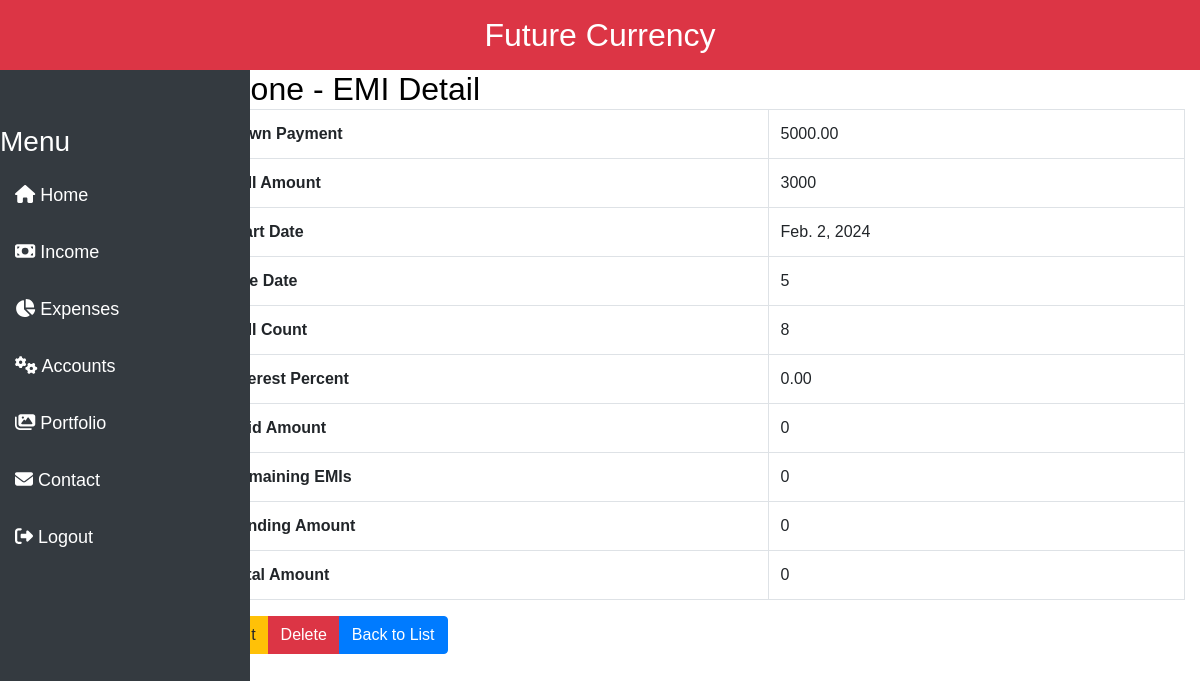
The app's page /expenses/emi/1/ (signed in) with its own data.
### expenses/models.py (models this page shows, shortened)
class Emi(models.Model):
    DAY_CHOICES = [(i, str(i)) for i in range(1, 31)]
    HOWMANYTINME = [(i, str(i)) for i in range(1, 180)]
    user = models.ForeignKey(User, on_delete=models.CASCADE)
    product_name = models.CharField(max_length=100)
    down_payment = models.DecimalField(max_digits=10, decimal_places=2)
    emi_amount = models.IntegerField()
    start_date = models.DateField()
    due_date = models.PositiveIntegerField(choices=DAY_CHOICES, help_text="On which Day it will get Debit")
    emi_count = models.PositiveIntegerField(choices=HOWMANYTINME, help_text="Number Of Total EMI.")
    interest_percent = models.DecimalField(max_digits=5, decimal_places=2, help_text="Interest percentage")

class EmiBalance(models.Model):
    emi = models.OneToOneField(Emi, on_delete=models.CASCADE)
    paid_amount = models.IntegerField(default=0)
    remaining_emis = models.PositiveIntegerField(default=0)
    pending_amount = models.IntegerField(default=0)
    total_amount = models.IntegerField(default=0)

### expenses/views.py (the view)
# urls.py: path('emi/<int:pk>/', emi_detail, name='emi_detail'),
@login_required_view
def emi_detail(request, pk):
    emi = get_object_or_404(Emi, pk=pk)
    return render(request, 'expenses/emi_detail.html', {'emi': emi})

### expenses/templates/expenses/emi_detail.html
{% extends 'core/base.html' %}
{% block content %}
  <h2>{{ emi.product_name }} - EMI Detail</h2>
  <table class="table table-bordered">
    <tbody>
      <tr>
        <th scope="row">Down Payment</th>
        <td>{{ emi.down_payment }}</td>
      </tr>
      <tr>
        <th scope="row">EMI Amount</th>
        <td>{{ emi.emi_amount }}</td>
      </tr>
      <tr>
        <th scope="row">Start Date</th>
        <td>{{ emi.start_date }}</td>
      </tr>
      <tr>
        <th scope="row">Due Date</th>
        <td>{{ emi.due_date }}</td>
      </tr>
      <tr>
        <th scope="row">EMI Count</th>
        <td>{{ emi.emi_count }}</td>
      </tr>
      <tr>
        <th scope="row">Interest Percent</th>
        <td>{{ emi.interest_percent }}</td>
      </tr>
      <tr>
        <th scope="row">Paid Amount</th>
        <td>{{ emi.emibalance.paid_amount }}</td>
      </tr>
      <tr>
        <th scope="row">Remaining EMIs</th>
        <td>{{ emi.emibalance.remaining_emis }}</td>
      </tr>
      <tr>
        <th scope="row">Pending Amount</th>
        <td>{{ emi.emibalance.pending_amount }}</td>
      </tr>
      <tr>
        <th scope="row">Total Amount</th>
        <td>{{ emi.emibalance.total_amount }}</td>
      </tr>
    </tbody>
  </table>
  <div class="btn-group" role="group" aria-label="EMI Actions">
    <a href="{% url 'emi_update' pk=emi.pk %}" class="btn btn-warning">Edit</a>
    <a href="{% url 'emi_delete' pk=emi.pk %}" class="btn btn-danger">Delete</a>
    <a href="{% url 'expense-home' %}" class="btn btn-primary">Back to List</a>
  </div>
{% endblock %}

### core/templates/core/base.html (shortened to what this page needs)
<!DOCTYPE html>
<html lang="en">
<head>
    {% load static %}
    <link rel="stylesheet" href="{% static 'core/css/all.min.css' %}">
    <link rel="stylesheet" href="{% static 'core/css/bootstrap.css' %}">
    <link rel="stylesheet" href="{% static 'core/css/corecss.css' %}">
    <link rel="stylesheet" href="https://cdnjs.cloudflare.com/ajax/libs/font-awesome/6.0.0/css/all.min.css">
    <link rel="stylesheet" type="text/css" href="https://cdn.datatables.net/1.10.25/css/jquery.dataTables.css">
    {% block corecss %}
    <link rel="stylesheet" href="{% static 'core/css/corecss.css' %}">
    {% endblock corecss %}
</head>
<body style="background-color: white; color: black;">
<h2 class="text-center text-white bg-danger mb-0 p-3">Future Currency </h2>
{% block sidebar %}
<div class="container-fluid bg-blue d-flex flex-column min-vh-100">
    <div class="row flex-grow-1">
        <div class="col-sm-2 justify-content-center ps-0" style="padding-left: 0">
            {% include 'core/sidebar.html' %}
        </div>
        <div class="col-sm-10">
            {% block content %} {% endblock content %}
        </div>
    </div>
</div>
{% endblock sidebar %}
</body>
</html>

### core/templates/core/sidebar.html (shortened to what this page needs)
{% load static %}
<!DOCTYPE html>
<html lang="en">
<head>
    <link rel="stylesheet" href="{% static 'core/css/sidebar.css' %}">
</head>
<body>
    <div class="wrapper">
        <nav id="sidebar">
            <div class="sidebar-header">
                <h3>Menu</h3>
            </div>
            <ul class="list-unstyled components">
                <li>
                    <a href="{% url 'welcome-home' %}"><i class="fas fa-home"></i> Home</a>
                </li>
                <li>
                    <a href="{% url 'income-home' %}"><i class="fas fa-money-bill"></i> Income</a>
                </li>
                <li>
                    <a href="{% url 'expense-home' %}"><i class="fas fa-chart-pie"></i> Expenses</a>
                </li>
                <li>
                    <a href="{% url 'account-home' %}"><i class="fas fa-cogs"></i> Accounts </a>
                </li>
                <li>
                    <a href="#"><i class="fas fa-images"></i> Portfolio</a>
                </li>
                <li>
                    <a href="#"><i class="fas fa-envelope"></i> Contact</a>
                </li>
                <li>
                    <a href="{% url 'logout' %}"><i class="fas fa-sign-out-alt"></i> Logout</a>
                </li>
            </ul>
        </nav>
    </div>
</body>
</html>

### core/static/core/css/corecss.css (style rules this page uses)
html, body { height: 100%; }
.container-fluid { min-height: 100%; }
.min-vh-100 { min-height: 100vh; }
.container-fluid h2 { text-align: start; text-align: justify; margin: 0; }

### core/templates/core/sidebar.html (style rules this page uses)
body { font-family: Arial, sans-serif; margin: 0; padding: 0; background-color: #fbfbfb; }
#sidebar { background: #343a40; color: #fff; height: 100%; position: fixed; transition: all 0.3s; z-index: 1; padding-top: 55px; }
#sidebar a { padding: 15px; font-size: 16px; color: #fff; display: block; transition: color 0.3s; }
@media (min-width: 768px) { #sidebar { width: 250px; padding-top: 55px; } }
@media (min-width: 768px) { #sidebar a { font-size: 18px; } }

### records on screen
Emi: product_name "phone", down_payment "5000.00", emi_amount "3000", start_date "Feb. 2, 2024", due_date "5", emi_count "8", interest_percent "0.00", emibalance.paid_amount "0", emibalance.remaining_emis "0", emibalance.pending_amount "0", emibalance.total_amount "0"
